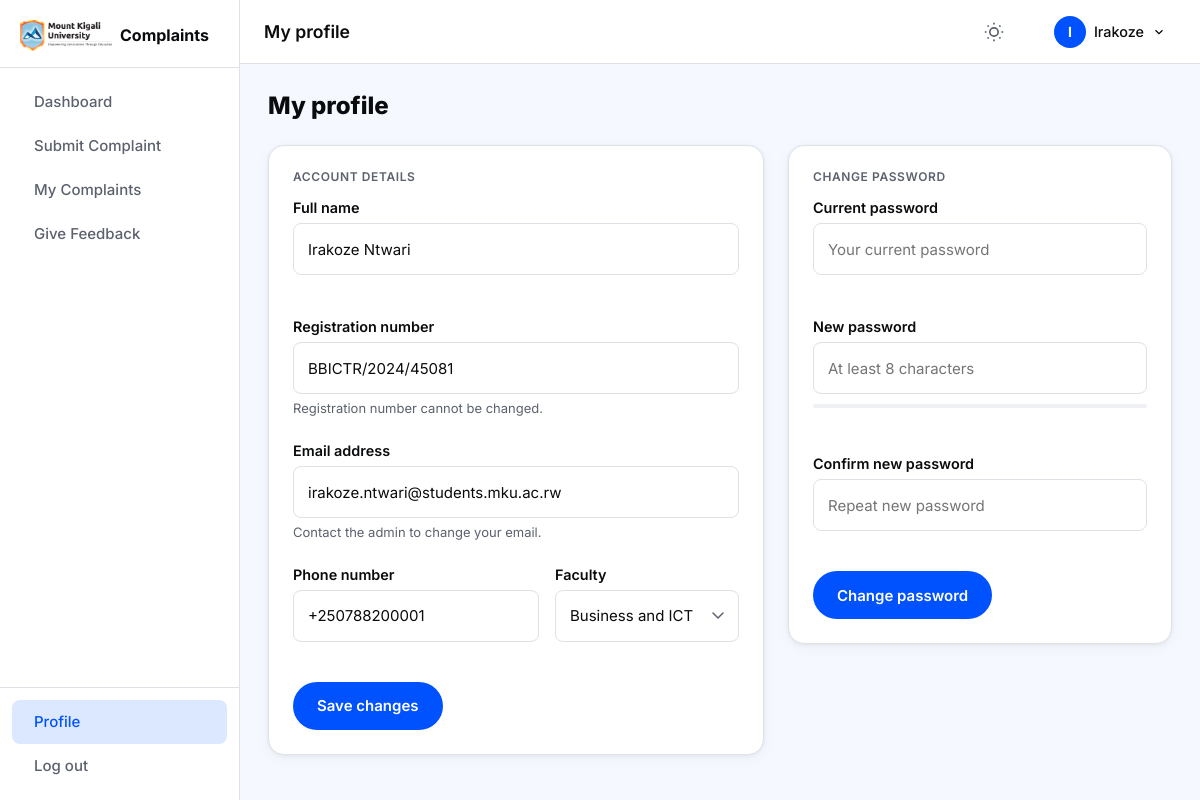
Page /student/profile.php (signed in) on the committed database.
### tables this page shows
CREATE TABLE `users` (
    `id`              INT UNSIGNED NOT NULL AUTO_INCREMENT,
    `reg_number`      VARCHAR(20)  DEFAULT NULL,
    `full_name`       VARCHAR(100) NOT NULL,
    `email`           VARCHAR(150) NOT NULL,
    `phone`           VARCHAR(20)  DEFAULT NULL,
    `faculty`         VARCHAR(100) DEFAULT NULL,
    `role`            ENUM('student','staff','admin') NOT NULL DEFAULT 'student',
    `department_id`   INT UNSIGNED DEFAULT NULL,
    `password_hash`   VARCHAR(255) NOT NULL,
    `failed_attempts` TINYINT UNSIGNED NOT NULL DEFAULT 0,
    `locked_until`    DATETIME DEFAULT NULL,
    `is_active`       TINYINT(1) NOT NULL DEFAULT 1,
    `created_at`      DATETIME NOT NULL DEFAULT CURRENT_TIMESTAMP,
    PRIMARY KEY (`id`),
    UNIQUE KEY `uq_email`      (`email`),
    UNIQUE KEY `uq_reg_number` (`reg_number`),
    KEY `idx_role`             (`role`),
    KEY `idx_department_id`    (`department_id`),
    CONSTRAINT `fk_users_department`
        FOREIGN KEY (`department_id`) REFERENCES `departments` (`id`)
        ON DELETE SET NULL ON UPDATE CASCADE
);

### includes/functions.php (called while the page is built, shortened)
<?php
function e(string $value): string {
    return htmlspecialchars($value, ENT_QUOTES | ENT_SUBSTITUTE, 'UTF-8');
}

### includes/auth.php (called while the page is built, shortened)
<?php
function get_logged_in_user(): array {
    return [
        'id'            => $_SESSION['user_id']   ?? 0,
        'full_name'     => $_SESSION['user_name']  ?? '',
        'email'         => $_SESSION['user_email'] ?? '',
        'role'          => $_SESSION['user_role']  ?? '',
        'department_id' => $_SESSION['dept_id']    ?? null,
    ];
}

### student/profile.php (the view, shortened to what this page needs)
<?php
require_once dirname(__DIR__) . '/includes/auth.php';
require_once dirname(__DIR__) . '/includes/validator.php';
require_once dirname(__DIR__) . '/includes/functions.php';
$pdo  = get_db();
$user = get_logged_in_user();
$uid  = $user['id'];
$stmt = $pdo->prepare('SELECT * FROM users WHERE id = ? LIMIT 1');
$stmt->execute([$uid]);
$u = $stmt->fetch();
$errors_profile  = [];
$errors_password = [];
$faculties = [
    'Business and ICT', 'Law', 'Engineering', 'Management',
    'Computer Science', 'Health Sciences', 'Education', 'Social Sciences', 'Other',
];
$page_title = 'My profile';
$active_nav = 'profile';
include dirname(__DIR__) . '/includes/header.php';
?>
<div class="page-header">
  <h2 class="page-title">My profile</h2>
</div>
<div class="two-col-layout">
  <div class="card form-card">
    <h3 class="card__section-title">Account details</h3>
    <form method="POST" action="" id="profile-form" novalidate>
      <div class="form-group">
        <label class="form-label" for="full_name">Full name</label>
        <input type="text" id="full_name" name="full_name" class="form-input <?= isset($errors_profile['full_name']) ? 'form-input--error' : '' ?>"
               value="<?= e($u['full_name']) ?>"
               required aria-required="true" aria-describedby="full_name-error">
        <span class="form-error" id="full_name-error" role="alert"><?= e($errors_profile['full_name'] ?? '') ?></span>
      </div>
      <div class="form-group">
        <label class="form-label">Registration number</label>
        <input type="text" class="form-input" value="<?= e($u['reg_number'] ?? '') ?>" disabled aria-disabled="true">
        <span class="form-hint">Registration number cannot be changed.</span>
      </div>
      <div class="form-group">
        <label class="form-label">Email address</label>
        <input type="email" class="form-input" value="<?= e($u['email']) ?>" disabled aria-disabled="true">
        <span class="form-hint">Contact the admin to change your email.</span>
      </div>
      <div class="form-row form-row--half">
        <div class="form-group">
          <label class="form-label" for="phone">Phone number</label>
          <input type="tel" id="phone" name="phone" class="form-input <?= isset($errors_profile['phone']) ? 'form-input--error' : '' ?>"
                 value="<?= e($u['phone'] ?? '') ?>"
                 placeholder="+250788123456"
                 aria-describedby="phone-error">
          <span class="form-error" id="phone-error" role="alert"><?= e($errors_profile['phone'] ?? '') ?></span>
        </div>
        <div class="form-group">
          <label class="form-label" for="faculty">Faculty</label>
          <select id="faculty" name="faculty" class="form-input form-select <?= isset($errors_profile['faculty']) ? 'form-input--error' : '' ?>"
                  required aria-required="true" aria-describedby="faculty-error">
            <?php foreach ($faculties as $f): ?>
              <option value="<?= e($f) ?>" <?= ($u['faculty'] ?? '') === $f ? 'selected' : '' ?>><?= e($f) ?></option>
            <?php endforeach; ?>
          </select>
          <span class="form-error" id="faculty-error" role="alert"><?= e($errors_profile['faculty'] ?? '') ?></span>
        </div>
      </div>
      <button type="submit" class="btn btn--primary">Save changes</button>
    </form>
  </div>
  <div class="card form-card">
    <h3 class="card__section-title">Change password</h3>
    <form method="POST" action="" id="password-form" novalidate>
      <div class="form-group">
        <label class="form-label" for="current_password">Current password</label>
        <div class="input-password-wrap">
          <input type="password" id="current_password" name="current_password"
                 class="form-input <?= isset($errors_password['current_password']) ? 'form-input--error' : '' ?>"
                 placeholder="Your current password"
                 autocomplete="current-password"
                 required aria-describedby="current_password-error">
          <button type="button" class="password-toggle" aria-label="Show password" data-target="current_password">
          </button>
        </div>
        <span class="form-error" id="current_password-error" role="alert"><?= e($errors_password['current_password'] ?? '') ?></span>
      </div>
      <div class="form-group">
        <label class="form-label" for="new_password">New password</label>
        <div class="input-password-wrap">
          <input type="password" id="new_password" name="new_password"
                 class="form-input <?= isset($errors_password['new_password']) ? 'form-input--error' : '' ?>"
                 placeholder="At least 8 characters"
                 autocomplete="new-password"
                 required aria-describedby="new_password-error">
          <button type="button" class="password-toggle" aria-label="Show password" data-target="new_password">
          </button>
        </div>
        <div class="password-strength" id="password-strength" aria-live="polite">
          <div class="password-strength__bar"><div class="password-strength__fill" id="strength-fill"></div></div>
        </div>
        <span class="form-error" id="new_password-error" role="alert"><?= e($errors_password['new_password'] ?? '') ?></span>
      </div>
      <div class="form-group">
        <label class="form-label" for="confirm_password">Confirm new password</label>
        <div class="input-password-wrap">
          <input type="password" id="confirm_password" name="confirm_password"
                 class="form-input <?= isset($errors_password['confirm_password']) ? 'form-input--error' : '' ?>"
                 placeholder="Repeat new password"
                 autocomplete="new-password"
                 required aria-describedby="confirm_password-error">
          <button type="button" class="password-toggle" aria-label="Show password" data-target="confirm_password">
          </button>
        </div>
        <span class="form-error" id="confirm_password-error" role="alert"><?= e($errors_password['confirm_password'] ?? '') ?></span>
      </div>
      <button type="submit" class="btn btn--primary"><?= icon('lock') ?> Change password</button>
    </form>
  </div>
</div>
<?php include dirname(__DIR__) . '/includes/footer.php'; ?>

### includes/header.php (shortened to what this page needs)
<?php
require_once dirname(__DIR__) . '/includes/auth.php';
require_once dirname(__DIR__) . '/includes/functions.php';
$page_title  = $page_title  ?? APP_NAME;
$active_nav  = $active_nav  ?? '';
$body_class  = $body_class  ?? '';
$is_public = !isset($_SESSION['user_id']);
$current_user = $is_public ? null : get_logged_in_user();
$role = $current_user['role'] ?? '';
$base = match($role) {
    'student' => APP_URL . '/student',
    'staff'   => APP_URL . '/staff',
    'admin'   => APP_URL . '/admin',
    default   => APP_URL,
};
$nav_items = [];
if ($role === 'student') {
    $nav_items = [
        ['key' => 'dashboard',  'label' => 'Dashboard',       'href' => $base . '/dashboard.php',        'icon' => 'home'],
        ['key' => 'submit',     'label' => 'Submit Complaint', 'href' => $base . '/submit-complaint.php', 'icon' => 'plus-circle'],
        ['key' => 'complaints', 'label' => 'My Complaints',    'href' => $base . '/my-complaints.php',    'icon' => 'file-text'],
        ['key' => 'feedback',   'label' => 'Give Feedback',    'href' => $base . '/feedback.php',         'icon' => 'star'],
    ];
}
?>
<!DOCTYPE html>
<html lang="en">
<head>
  <link rel="stylesheet" href="<?= APP_URL ?>/assets/css/style.css">
</head>
<body class="<?= e($body_class) ?>" data-role="<?= e($role) ?>">
<?php if ($is_public): ?>
  <!-- ========================================================
       PUBLIC TOP NAV
  ========================================================= -->
  <header class="public-nav" id="public-nav">
    <div class="public-nav__inner container">
      <a href="<?= APP_URL ?>/" class="public-nav__logo" aria-label="MKU Complaints home">
        <img class="public-nav__logo-image" src="<?= APP_URL ?>/assets/images/MKUR-logo.png" alt="Mount Kigali University">
        <span class="public-nav__logo-label">Complaints &amp; Feedback</span>
      </a>
      <nav class="public-nav__links" aria-label="Main navigation">
        <a href="<?= APP_URL ?>/#how-it-works">How it works</a>
        <a href="<?= APP_URL ?>/#features">Features</a>
      </nav>
      <div class="public-nav__actions">
        <a href="<?= APP_URL ?>/login.php" class="btn btn--ghost btn--sm">Log in</a>
        <a href="<?= APP_URL ?>/register.php" class="btn btn--primary btn--sm">Get started</a>
      </div>
      <button class="hamburger" id="public-hamburger" aria-label="Toggle menu" aria-expanded="false">
        <span></span><span></span><span></span>
      </button>
    </div>
  </header>
<?php else: ?>
  <div class="app-layout" id="app-layout">
    <aside class="sidebar" id="sidebar" role="navigation" aria-label="Main navigation">
      <div class="sidebar__header">
        <a href="<?= $base ?>/dashboard.php" class="sidebar__logo" aria-label="Dashboard">
          <img class="sidebar__logo-image" src="<?= APP_URL ?>/assets/images/MKUR-logo.png" alt="Mount Kigali University">
          <span class="logo-text sidebar__logo-text">Complaints</span>
        </a>
      </div>
      <nav class="sidebar__nav" aria-label="App navigation">
        <?php foreach ($nav_items as $item): ?>
          <a href="<?= e($item['href']) ?>"
             class="sidebar__link <?= $active_nav === $item['key'] ? 'sidebar__link--active' : '' ?>"
             aria-current="<?= $active_nav === $item['key'] ? 'page' : 'false' ?>">
            <span class="sidebar__label"><?= e($item['label']) ?></span>
          </a>
        <?php endforeach; ?>
      </nav>
      <div class="sidebar__footer">
        <a href="<?= $base ?>/profile.php" class="sidebar__link <?= $active_nav === 'profile' ? 'sidebar__link--active' : '' ?>">
          <span class="sidebar__label">Profile</span>
        </a>
        <a href="<?= APP_URL ?>/logout.php" class="sidebar__link sidebar__link--logout">
          <span class="sidebar__label">Log out</span>
        </a>
      </div>
    </aside>
    <div class="app-main">
      <header class="topbar" role="banner">
        <div class="topbar__title">
          <h1><?= e($page_title) ?></h1>
        </div>
        <div class="topbar__actions">
          <button class="topbar__icon-btn" id="dark-toggle" aria-label="Toggle dark mode" title="Toggle dark mode">
          </button>
          <div class="notifications-wrap" id="notifications-wrap">
            <button class="topbar__icon-btn topbar__bell" id="notifications-btn"
                    aria-label="Notifications" aria-haspopup="true" aria-expanded="false">
            </button>
          </div>
          <div class="avatar-wrap" id="avatar-wrap">
            <button class="avatar-btn" id="avatar-btn"
                    aria-haspopup="true" aria-expanded="false"
                    aria-label="Account menu">
              <span class="avatar-initials" aria-hidden="true">
                <?= e(strtoupper(substr($current_user['full_name'], 0, 1))) ?>
              </span>
              <span class="avatar-name"><?= e(explode(' ', $current_user['full_name'])[0]) ?></span>
              <svg width="14" height="14" viewBox="0 0 24 24" fill="none" stroke="currentColor" stroke-width="2"><polyline points="6 9 12 15 18 9"/></svg>
            </button>
          </div>
        </div>
      </header>
      <main class="app-content" id="main-content">
<?php endif;  ?>

### rows in the picture
users: full_name "I", full_name "Irakoze", full_name "Irakoze Ntwari", reg_number "BBICTR/2024/45081", email "irakoze.ntwari@students.mku.ac.rw", phone "+250788200001"

### other values in the picture
$item['label'] "Dashboard"
$item['label'] "Submit Complaint"
$item['label'] "My Complaints"
$item['label'] "Give Feedback"
$page_title "My profile"
form field faculty "Business and ICT"
